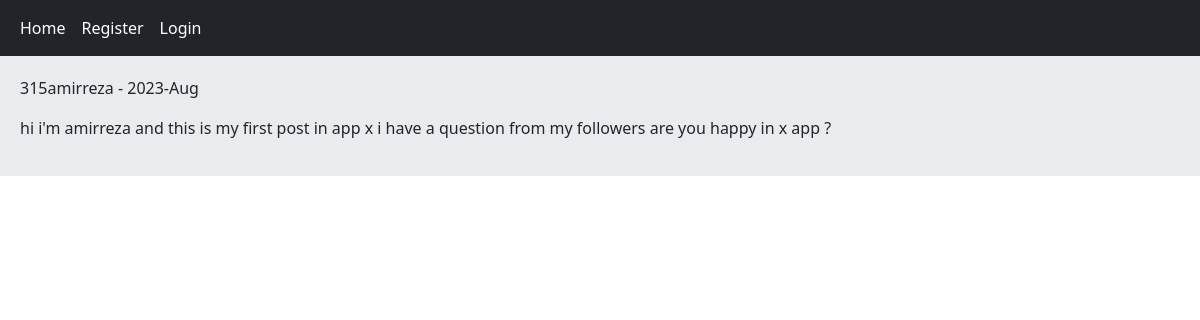
/post/1/first-question/, run on the app's committed database.
### home/models.py (models this page shows, shortened)
class Post(models.Model):
    user = models.ForeignKey(User,on_delete=models.CASCADE)
    body = models.TextField()
    slug = models.SlugField()
    created = models.DateTimeField(auto_now_add=True)
    updated = models.DateTimeField(auto_now=True)

### home/views.py (the view)
# urls.py: path('post/<int:post_id>/<slug:post_slug>/',views.PostDetailView.as_view(),name='post_detail')
class PostDetailView(View):
    def get(self,request,post_id,post_slug):
        post = Post.objects.get(pk=post_id , slug=post_slug)
        return render(request,'home/detail.html',{'post':post})

### home/templates/home/detail.html
{% extends 'base.html' %}
{% block content  %}
<p> {{post.user.username}} - {{post.updated|date:"Y-M"}} </p>
<p>{{ post.body }}</p>
{% endblock  %}

### data on the page
Post: user.username "315amirreza", updated "2023-Aug", body "hi i'm amirreza and this is my first post in app x i have a question from my followers are you happy in x app ?"
